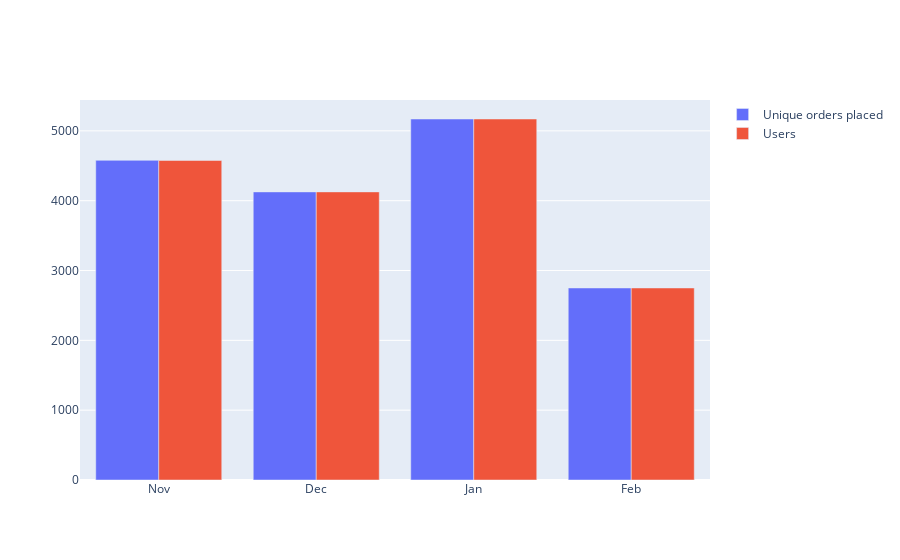

The cell this chart's notebook holds for it:
### Code cell
# Showing Visual Comparison between unique order placed by total users on a monthly basis

fig = go.Figure()
fig.add_trace(go.Bar(x=['Nov', 'Dec', 'Jan', 'Feb'], y=uniq_order_number, name='Unique orders placed'))
fig.add_trace(go.Bar(x=['Nov', 'Dec', 'Jan', 'Feb'], y=uniq_user_id_count, name='Users'))

fig.update_layout(barmode='group')
fig.show()

### Figure 1 — Plotly figure (JSON) as saved in the notebook; plotly's stock layout.template omitted (floating-point values rounded to 4 significant figures)
{"data": [{"name": "Unique orders placed", "type": "bar", "x": ["Nov", "Dec", "Jan", "Feb"], "y": [4578, 4126, 5170, 2750]}, {"name": "Users", "type": "bar", "x": ["Nov", "Dec", "Jan", "Feb"], "y": [4576, 4126, 5170, 2750]}], "layout": {"barmode": "group"}}
